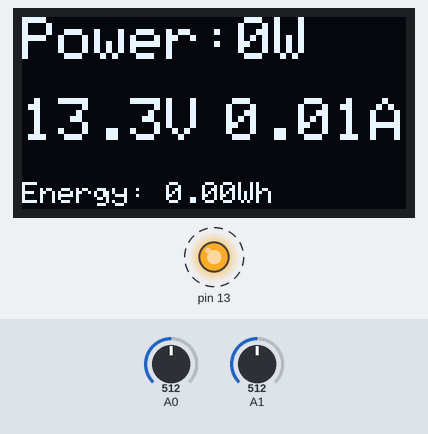
A sketch run on a simulated Arduino Uno, built with avr-gcc and run on an emulated ATmega328P. On the bench: 128×64 one-colour display, output pins drawn as LEDs (lit = HIGH). Dashed ring = blinking. The inputs (shaded band) are chosen by the test bench; at power-on: A0 = 512, A1 = 512.

Above: at 1.2 s.
1.3 s: A0 set to 900
At 2.02 s:
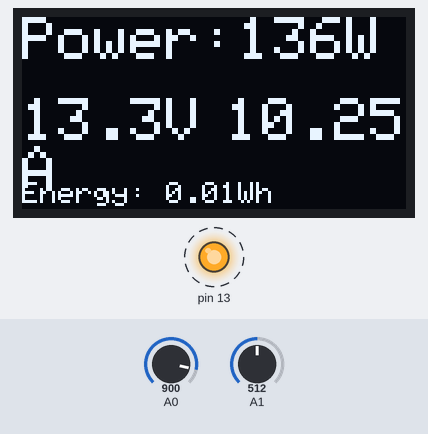
3.3 s: A1 set to 716
At 3.83 s:
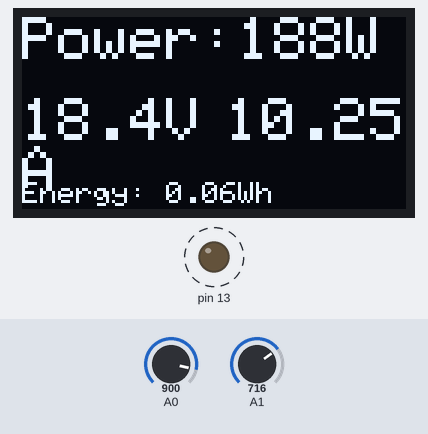
5.1 s: A0 set to 1023
At 5.64 s:
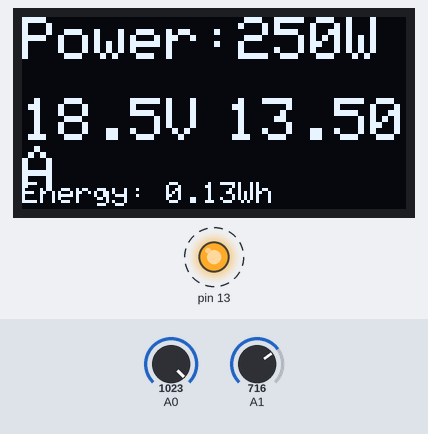
6.9 s: A1 set to 900
At 7.82 s:
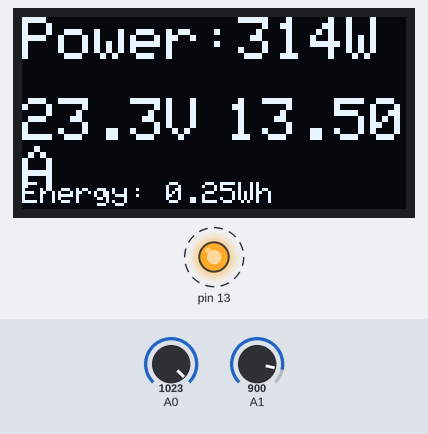
8.7 s: A1 set to 1023
At 9.27 s:
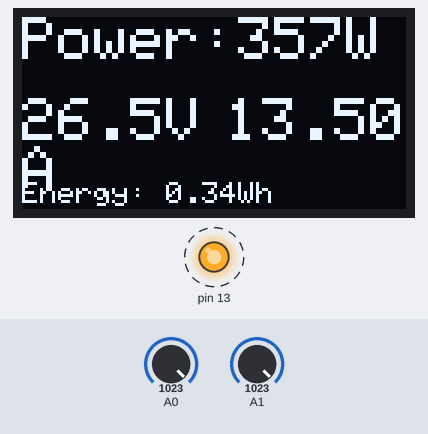
10.5 s: A0 set to 716
At 10.72 s:
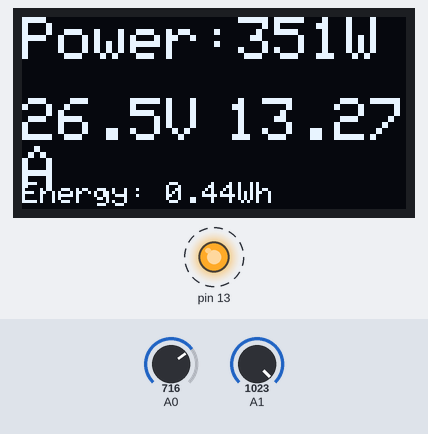
Timing chart, 0 to 13.0 s (numbered marks = the images above; inputs shaded):
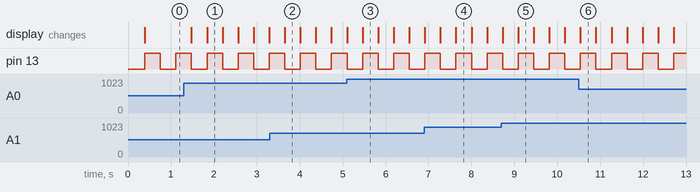

Measured:
- after the input at 1.3 s, the display: first changes after 0.18 s (image 1 shows a later state)
- by itself, pin 13: alternates HIGH for 0.36 s and LOW for 0.36 s

The sketch:

ArduinoPowerMeter.ino
```cpp
#include <Wire.h>
#include <Adafruit_GFX.h>
#include <Adafruit_SSD1306.h>

#define SCREEN_WIDTH 128 // OLED display width, in pixels
#define SCREEN_HEIGHT 64 // OLED display height, in pixels

// Declaration for an SSD1306 display connected to I2C (SDA, SCL pins)
Adafruit_SSD1306 display(SCREEN_WIDTH, SCREEN_HEIGHT, &Wire, -1);

float energy = 0.0;
bool ledOn = LOW;
void setup()
{
    display.begin(SSD1306_SWITCHCAPVCC, 0x3C);
    pinMode(13, OUTPUT);
    pinMode(A0, INPUT);
    pinMode(A1, INPUT);
}

void loop()
{
    digitalWrite(13, ledOn);
    ledOn = !ledOn;
    float digitalReadToVolts = 0.02587890625;
    float voltage = 0.0;
    float current = 0.0;
    int i = 0;
    while (i < 250)
    {

        current = current + (analogRead(A0) * 0.0264 - 13.51) / 250;
        voltage = voltage + analogRead(A1) * digitalReadToVolts / 250;
        i++;
        delay(1);
    }
    if (current < 0)
    {
        current = 0;
    }

    if (voltage < 0.09){
      voltage = 0;
    }

    float power = current * voltage;
    float hoursPerQuaterSeconds = 0.00006944;

    energy = energy + power * hoursPerQuaterSeconds;

    display.clearDisplay();
    display.setTextSize(2);
    display.setTextColor(WHITE);
    display.setCursor(0, 0);
    // Display static text
    display.print(F("Power:"));
    display.print(power, 0);
    display.print(F("W"));
    display.setCursor(0, 27);
    display.setTextSize(2);
    // For one decimal place
    display.print(voltage, 1);
    display.print(F("V"));
    display.setCursor(68, 27);
    float test = 0;
    display.print(current);
    display.print(F("A"));
    display.setCursor(0, 55);
    display.setTextSize(1);
    display.print(F("Energy: "));
    display.print(energy);
    display.print(F("Wh"));
    display.display();
}
```
